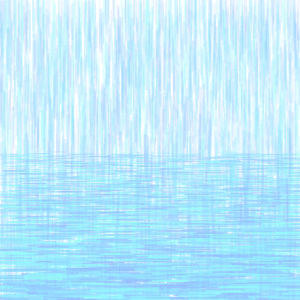
Frame 1 (no input)
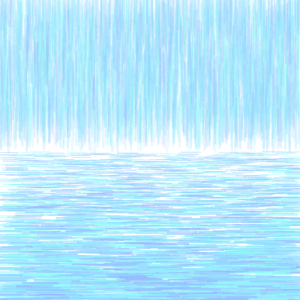
Frame 60 (the mouse pressed at the canvas centre just before this capture)
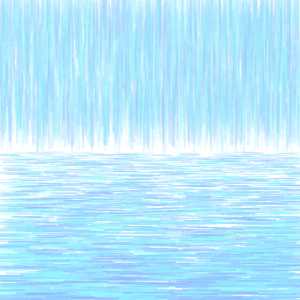
Frame 120 (the mouse held since frame 60 and released just before this capture)

The Processing sketch that drew these frames (run headless with seeded random() and noise(); from frame 60 on, the mouse is pressed at the canvas centre):

// Processing sketch: processing_129953
// ── processing_129953.pde

int _num = 5000;
rain[] _rainArr = {}; 

void setup(){
 size(300,300);
 smooth(); 
 rectMode(CENTER);
 colorMode(HSB);
 getRain();
 frameRate(30);
 noStroke();
}

void draw(){
  background(0,0,255);
  for(int i = 0; i < _num; i++){
    _rainArr[i].drawMe();
  }
}

void getRain(){
  for(int i = 0; i < _num; i++){
    rain thisRain = new rain();
    _rainArr = (rain[])append(_rainArr,thisRain);
  }
}

class rain{
  float H,X,Y,afterX,afterY,rainSize,theta,Xstart,Ystart,Xnoise,Ynoise;
  rain(){
    H=random(120,160);
    X=random(width);
    Y=random(height);
    rainSize=random(2,5);
    afterX=X;
    afterY=height/2.0f;
  /*  theta=atan(height/(X-width/2));
    println(atan((X-width/2)/height));
    println(sin(theta));
     println(cos(theta));*/
     Xstart=random(10);
     Ystart=random(10);
  }
  
  void drawMe(){
    fill(H,105,255,40);
    rect(X,Y,rainSize/2.0f,rainSize*10);
    Y += rainSize*3;
    if(Y > height/2.0f-20.0){
     Y = Y % (height/2.0f-20.0);
    }
    Xnoise=noise(Xstart)*rainSize*4;
    Ynoise=noise(Ystart)*rainSize*4;
    fill(H,105,255,40*rainSize);
    rect(X+Xnoise,(rainSize-2.0f)*height/4+height/2+Ynoise,rainSize*10,rainSize/2.0f);
    Xstart += 0.1;
    Ystart += 0.05;
    /*pushMatrix();
    translate(afterX,afterY);
    rotate(theta);
    rect(0,0,rainSize/2,rainSize*10);
    popMatrix();
    afterX += rainSize*3*cos(theta);
    afterY += rainSize*3*sin(theta);*/
  }
  
}
